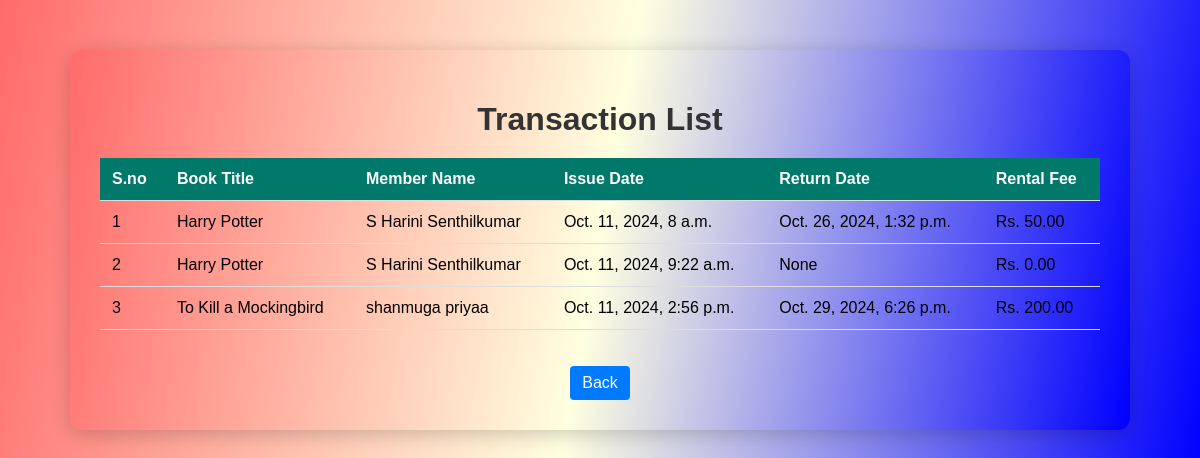
The app's page /library_app/transaction_list/ with its own data.
### library_app/models.py (models this page shows, shortened)
class Transaction(models.Model):
    book = models.ForeignKey(Book, on_delete=models.CASCADE)
    member = models.ForeignKey(Member, on_delete=models.CASCADE)
    issue_date = models.DateTimeField(default=timezone.now)
    return_date = models.DateTimeField(null=True, blank=True)
    fee = models.DecimalField(max_digits=5, decimal_places=2, default=0)

class Book(models.Model):
    title = models.CharField(max_length=200)
    authors = models.CharField(max_length=200)
    isbn = models.CharField(max_length=20, unique=True)
    publisher = models.CharField(max_length=100)
    page_count = models.IntegerField()
    available = models.BooleanField(default=True)
    def __str__(self):
        return self.title

class Member(models.Model):
    name = models.CharField(max_length=100)
    email = models.EmailField(unique=True)
    outstanding_debt = models.DecimalField(max_digits=5, decimal_places=2, default=0)
    def __str__(self):
        return self.name

### library_app/views.py (the view)
# urls.py: path('transaction_list/', transaction_list.as_view(), name='transaction_list'),
class transaction_list(View):
    def get(self,request):
        transactions = Transaction.objects.all()
        data = {"transactions" : transactions}
        return render(request,'Transaction_list.html',data)

### library_app/templates/transaction_list.html (shortened to what this page needs)
<!DOCTYPE html>
<html lang="en">
<head>
</head>
<body>
    <div class="container">
        <h1>Transaction List</h1>
        {% if transactions %}
            <table>
                <thead>
                    <tr>
                        <th>S.no</th>
                        <th>Book Title</th>
                        <th>Member Name</th>
                        <th>Issue Date</th>
                        <th>Return Date</th>
                        <th>Rental Fee</th>
                    </tr>
                </thead>
                <tbody>
                    {% for data in transactions %}
                        <tr>
                            <td>{{forloop.counter}}</td>
                            <td>{{ data.book}}</td>
                            <td>{{ data.member }}</td>
                            <td>{{ data.issue_date }}</td>
                            <td>{{ data.return_date }}</td>
                            <td>Rs. {{ data.fee }}</td>
                        </tr>
                    {% endfor %}
                </tbody>
            </table>
            <br><br>
            <div class="button-container"><center>
                <a href="{% url 'book_list' %}" class="btn">
                    Back</a></center>
            </div>
        {% else %}
            <p>No Transactions found.</p>
        {% endif %}
    </div>
</body>
</html>

### library_app/templates/transaction_list.html (style rules this page uses)
body { font-family: Arial, sans-serif; background: linear-gradient(100deg, #FF6B6B, lightyellow, blue); margin: 0; padding: 0; }
.container { max-width: 1000px; margin: 50px auto; padding: 30px; background: linear-gradient(100deg, #FF6B6B, lightyellow, blue); border-radius: 12px; box-shadow: 0 4px 20px rgba(0, 0, 0, 0.2); }
h1 { text-align: center; color: #333; margin-bottom: 20px; }
table { width: 100%; border-collapse: collapse; margin-top: 20px; }
thead { background-color: #00796b; color: white; }
th, td { padding: 12px; text-align: left; border-bottom: 1px solid #ddd; }
.btn { text-decoration: none; padding: 8px 12px; background-color: #007bff; color: white; border-radius: 4px; display: inline-block; transition: background-color 0.3s, transform 0.3s; }

### records on screen
Transaction: book "Harry Potter", member "S Harini Senthilkumar", issue_date "Oct. 11, 2024, 8 a.m.", return_date "Oct. 26, 2024, 1:32 p.m.", fee "50.00"
Transaction: book "Harry Potter", member "S Harini Senthilkumar", issue_date "Oct. 11, 2024, 9:22 a.m.", return_date "None", fee "0.00"
Transaction: book "To Kill a Mockingbird", member "shanmuga priyaa", issue_date "Oct. 11, 2024, 2:56 p.m.", return_date "Oct. 29, 2024, 6:26 p.m.", fee "200.00"
